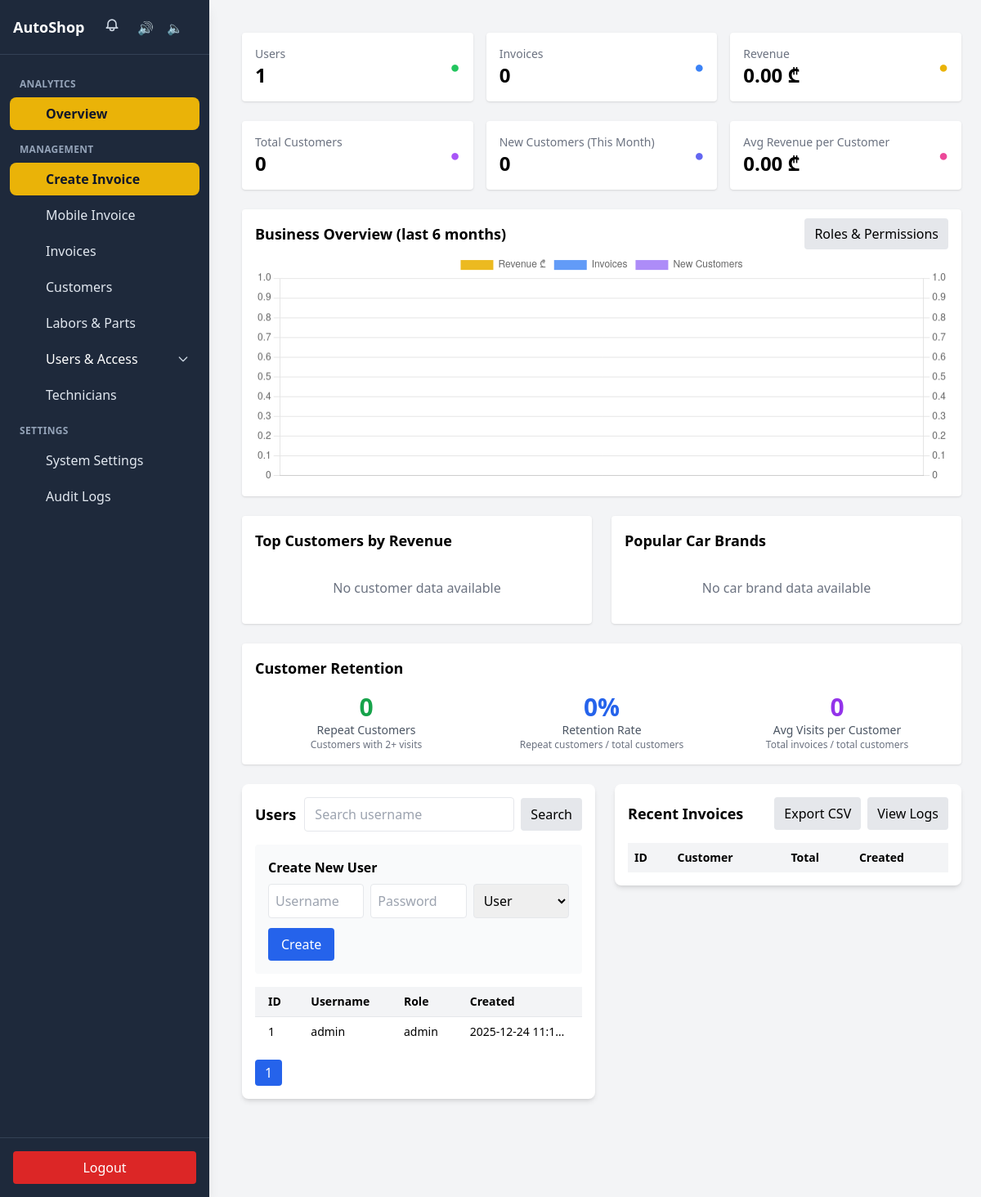
/admin/index.php (signed in), run on the app's committed database.
### tables this page shows
CREATE TABLE users (
    id INT AUTO_INCREMENT PRIMARY KEY,
    username VARCHAR(50) UNIQUE NOT NULL,
    password VARCHAR(255) NOT NULL,
    role ENUM('admin', 'manager', 'user') NOT NULL DEFAULT 'user',
    created_at TIMESTAMP DEFAULT CURRENT_TIMESTAMP
);

### admin/index.php (the view, shortened to what this page needs)
<?php
require '../config.php';
$totalUsers = (int)$pdo->query('SELECT COUNT(*) FROM users')->fetchColumn();
$totalInvoices = (int)$pdo->query('SELECT COUNT(*) FROM invoices')->fetchColumn();
$totalRevenue = (float)$pdo->query('SELECT IFNULL(SUM(grand_total),0) FROM invoices')->fetchColumn();
$totalCustomers = (int)$pdo->query('SELECT COUNT(*) FROM customers')->fetchColumn();
$newCustomersThisMonth = (int)$pdo->query("SELECT COUNT(*) FROM customers WHERE DATE_FORMAT(created_at, '%Y-%m') = DATE_FORMAT(CURDATE(), '%Y-%m')")->fetchColumn();
$avgRevenuePerCustomer = $totalCustomers > 0 ? $totalRevenue / $totalCustomers : 0;
$topCustomers = $pdo->query("
    SELECT c.full_name, c.phone, c.plate_number, c.car_mark,
           COUNT(i.id) as total_invoices,
           IFNULL(SUM(i.grand_total), 0) as total_spent,
           MAX(i.created_at) as last_visit
    FROM customers c
    LEFT JOIN invoices i ON c.id = i.customer_id
    GROUP BY c.id, c.full_name, c.phone, c.plate_number, c.car_mark
    ORDER BY total_spent DESC
    LIMIT 10
")->fetchAll();
$repeatCustomers = (int)$pdo->query("
    SELECT COUNT(*) FROM (
        SELECT customer_id, COUNT(*) as visit_count
        FROM invoices
        WHERE customer_id IS NOT NULL
        GROUP BY customer_id
        HAVING visit_count > 1
    ) as repeat_customers
")->fetchColumn();
$popularCarBrands = $pdo->query("
    SELECT car_mark, COUNT(*) as count
    FROM customers
    WHERE car_mark IS NOT NULL AND car_mark != ''
    GROUP BY car_mark
    ORDER BY count DESC
    LIMIT 10
")->fetchAll();
$chartLabels = [];
$chartInvoices = [];
$chartRevenue = [];
$chartCustomers = [];
$search = trim($_GET['search'] ?? '');
$page = max(1, (int)($_GET['page'] ?? 1));
$perPage = 15;
$offset = ($page - 1) * $perPage;
if ($search !== '') {
    $stmt = $pdo->prepare("SELECT id, username, role, created_at FROM users WHERE username LIKE ? ORDER BY created_at DESC LIMIT ? OFFSET ?");
    $stmt->bindValue(1, "%$search%", PDO::PARAM_STR);
    $stmt->bindValue(2, (int)$perPage, PDO::PARAM_INT);
    $stmt->bindValue(3, (int)$offset, PDO::PARAM_INT);
    $stmt->execute();
    $users = $stmt->fetchAll();
    $countStmt = $pdo->prepare("SELECT COUNT(*) FROM users WHERE username LIKE ?");
    $countStmt->execute(["%$search%"]);
    $totalMatched = (int)$countStmt->fetchColumn();
} else {
    $stmt = $pdo->prepare("SELECT id, username, role, created_at FROM users ORDER BY created_at DESC LIMIT ? OFFSET ?");
    $stmt->bindValue(1, (int)$perPage, PDO::PARAM_INT);
    $stmt->bindValue(2, (int)$offset, PDO::PARAM_INT);
    $stmt->execute();
    $users = $stmt->fetchAll();
    $totalMatched = $totalUsers;
}
$totalPages = (int)ceil($totalMatched / $perPage);
?>
<!DOCTYPE html>
<html lang="en">
<head>
    <script src="https://cdn.tailwindcss.com"></script>
</head>
<body class="bg-gray-100 min-h-screen overflow-auto font-sans antialiased pb-20">
    <?php include __DIR__ . '/../partials/sidebar.php'; ?>
    <div class="min-h-full overflow-auto ml-0 md:ml-64 pt-4 pl-4">
        <div class="h-full overflow-auto p-4 md:p-6">
        <div class="grid grid-cols-1 md:grid-cols-3 gap-4 mb-6">
            <div class="bg-white p-4 rounded shadow flex items-center justify-between">
                <div>
                    <p class="text-sm text-gray-500">Users</p>
                    <p class="text-2xl font-bold"><?php echo number_format($totalUsers); ?></p>
                </div>
                <div class="text-green-500 font-bold text-xl">●</div>
            </div>
            <div class="bg-white p-4 rounded shadow flex items-center justify-between">
                <div>
                    <p class="text-sm text-gray-500">Invoices</p>
                    <p class="text-2xl font-bold"><?php echo number_format($totalInvoices); ?></p>
                </div>
                <div class="text-blue-500 font-bold text-xl">●</div>
            </div>
            <div class="bg-white p-4 rounded shadow flex items-center justify-between">
                <div>
                    <p class="text-sm text-gray-500">Revenue</p>
                    <p class="text-2xl font-bold"><?php echo number_format($totalRevenue, 2); ?> ₾</p>
                </div>
                <div class="text-yellow-500 font-bold text-xl">●</div>
            </div>
        </div>
        <div class="grid grid-cols-1 md:grid-cols-3 gap-4 mb-6">
            <div class="bg-white p-4 rounded shadow flex items-center justify-between">
                <div>
                    <p class="text-sm text-gray-500">Total Customers</p>
                    <p class="text-2xl font-bold"><?php echo number_format($totalCustomers); ?></p>
                </div>
                <div class="text-purple-500 font-bold text-xl">●</div>
            </div>
            <div class="bg-white p-4 rounded shadow flex items-center justify-between">
                <div>
                    <p class="text-sm text-gray-500">New Customers (This Month)</p>
                    <p class="text-2xl font-bold"><?php echo number_format($newCustomersThisMonth); ?></p>
                </div>
                <div class="text-indigo-500 font-bold text-xl">●</div>
            </div>
            <div class="bg-white p-4 rounded shadow flex items-center justify-between">
                <div>
                    <p class="text-sm text-gray-500">Avg Revenue per Customer</p>
                    <p class="text-2xl font-bold"><?php echo number_format($avgRevenuePerCustomer, 2); ?> ₾</p>
                </div>
                <div class="text-pink-500 font-bold text-xl">●</div>
            </div>
        </div>
        <div class="bg-white p-4 rounded shadow mb-6">
            <div class="flex justify-between items-center mb-2">
                <h3 class="text-lg font-bold">Business Overview (last 6 months)</h3>
                <div>
                    <a href="permissions.php" class="px-3 py-2 bg-gray-200 rounded">Roles & Permissions</a>
                </div>
            </div>
            <canvas id="revenueChart" height="100"></canvas>
        </div>
        <script>
            const labels = <?php echo json_encode($chartLabels); ?>;
            const revenueData = <?php echo json_encode($chartRevenue); ?>;
            const invoicesData = <?php echo json_encode($chartInvoices); ?>;
            const customersData = <?php echo json_encode($chartCustomers); ?>;
            const ctx = document.getElementById('revenueChart').getContext('2d');
            new Chart(ctx, {
                type: 'bar',
                data: {
                    labels: labels,
                    datasets: [
                        { label: 'Revenue ₾', data: revenueData, backgroundColor: 'rgba(234,179,8,0.9)', yAxisID: 'y' },
                        { label: 'Invoices', data: invoicesData, backgroundColor: 'rgba(59,130,246,0.8)', yAxisID: 'y' },
                        { label: 'New Customers', data: customersData, backgroundColor: 'rgba(139,92,246,0.7)', yAxisID: 'y1' }
                    ]
                },
                options: {
                    responsive: true,
                    interaction: { mode: 'index', intersect: false },
                    scales: {
                        y: { beginAtZero: true, position: 'left' },
                        y1: { beginAtZero: true, position: 'right', grid: { drawOnChartArea: false } }
                    }
                }
            });
        </script>
        <div class="grid grid-cols-1 md:grid-cols-2 gap-6 mb-6">
            <div class="bg-white p-4 rounded shadow">
                <h3 class="text-lg font-bold mb-4">Top Customers by Revenue</h3>
                <div class="space-y-3">
                    <?php if (empty($topCustomers)): ?>
                        <p class="text-gray-500 text-center py-4">No customer data available</p>
                    <?php endif; ?>
                </div>
            </div>
            <div class="bg-white p-4 rounded shadow">
                <h3 class="text-lg font-bold mb-4">Popular Car Brands</h3>
                <div class="space-y-3">
                    <?php if (empty($popularCarBrands)): ?>
                        <p class="text-gray-500 text-center py-4">No car brand data available</p>
                    <?php endif; ?>
                </div>
            </div>
        </div>
        <div class="bg-white p-4 rounded shadow mb-6">
            <h3 class="text-lg font-bold mb-4">Customer Retention</h3>
            <div class="grid grid-cols-1 md:grid-cols-3 gap-4">
                <div class="text-center">
                    <p class="text-3xl font-bold text-green-600"><?php echo number_format($repeatCustomers); ?></p>
                    <p class="text-sm text-gray-600">Repeat Customers</p>
                    <p class="text-xs text-gray-500">Customers with 2+ visits</p>
                </div>
                <div class="text-center">
                    <p class="text-3xl font-bold text-blue-600"><?php echo $totalCustomers > 0 ? round(($repeatCustomers / $totalCustomers) * 100, 1) : 0; ?>%</p>
                    <p class="text-sm text-gray-600">Retention Rate</p>
                    <p class="text-xs text-gray-500">Repeat customers / total customers</p>
                </div>
                <div class="text-center">
                    <p class="text-3xl font-bold text-purple-600"><?php echo $totalCustomers > 0 ? round($totalInvoices / $totalCustomers, 1) : 0; ?></p>
                    <p class="text-sm text-gray-600">Avg Visits per Customer</p>
                    <p class="text-xs text-gray-500">Total invoices / total customers</p>
                </div>
            </div>
        </div>
        <div class="flex flex-col md:flex-row gap-6">
            <div class="md:w-1/2">
                <div class="bg-white p-4 rounded-lg shadow-md mb-4">
                    <div class="flex justify-between items-center mb-4">
                        <h3 class="text-lg font-bold">Users</h3>
                        <form method="get" class="flex items-center gap-2">
                            <input type="text" name="search" value="<?php echo htmlspecialchars($search); ?>" placeholder="Search username" class="px-3 py-2 border rounded">
                            <button type="submit" class="px-3 py-2 bg-gray-200 rounded">Search</button>
                        </form>
                    </div>
                    <form method="post" class="bg-gray-50 p-4 rounded mb-4">
                        <h4 class="font-semibold mb-2">Create New User</h4>
                        <div class="grid grid-cols-3 gap-2">
                            <input type="text" name="username" placeholder="Username" class="px-2 py-2 border rounded" required>
                            <input type="password" name="password" placeholder="Password" class="px-2 py-2 border rounded" required>
                            <select name="role" class="px-2 py-2 border rounded" required>
                                <option value="user">User</option>
                            </select>
                        </div>
                        <button type="submit" name="create_user" class="mt-3 bg-blue-600 text-white px-4 py-2 rounded hover:bg-blue-500">Create</button>
                    </form>
                    <div class="overflow-x-auto">
                        <table class="w-full text-xs sm:text-sm min-w-[400px]">
                            <thead class="bg-gray-100">
                                <tr>
                                    <th class="text-left px-2 md:px-4 py-2">ID</th>
                                    <th class="text-left px-2 md:px-4 py-2">Username</th>
                                    <th class="text-left px-2 md:px-4 py-2">Role</th>
                                    <th class="text-left px-2 md:px-4 py-2">Created</th>
                                </tr>
                            </thead>
                            <tbody>
                                <?php foreach ($users as $user): ?>
                                <tr class="border-t hover:bg-gray-50">
                                    <td class="px-2 md:px-4 py-2"><?php echo $user['id']; ?></td>
                                    <td class="px-2 md:px-4 py-2 truncate max-w-[120px]"><?php echo htmlspecialchars($user['username']); ?></td>
                                    <td class="px-2 md:px-4 py-2"><?php echo $user['role']; ?></td>
                                    <td class="px-2 md:px-4 py-2 truncate max-w-[140px]"><?php echo $user['created_at']; ?></td>
                                </tr>
                                <?php endforeach; ?>
                            </tbody>
                        </table>
                    </div>
                    <div class="mt-4 flex gap-2">
                        <?php for ($i = 1; $i <= $totalPages; $i++): ?>
                        <a href="?search=<?php echo urlencode($search); ?>&page=<?php echo $i; ?>" class="px-3 py-1 rounded <?php echo $i === $page ? 'bg-blue-600 text-white' : 'bg-gray-100'; ?>"><?php echo $i; ?></a>
                        <?php endfor; ?>
                    </div>
                </div>
            </div>
            <div class="md:w-1/2">
                <div class="bg-white p-4 rounded-lg shadow-md mb-4">
                    <div class="flex justify-between items-center mb-4">
                        <h3 class="text-lg font-bold">Recent Invoices</h3>
                        <div class="flex items-center gap-2">
                            <a href="export_invoices.php" class="px-3 py-2 bg-gray-200 rounded">Export CSV</a>
                            <a href="logs.php" class="px-3 py-2 bg-gray-200 rounded">View Logs</a>
                        </div>
                    </div>
                    <div class="overflow-x-auto">
                        <table class="w-full text-sm">
                            <thead class="bg-gray-100">
                                <tr>
                                    <th class="text-left px-2 py-2">ID</th>
                                    <th class="text-left px-2 py-2">Customer</th>
                                    <th class="text-left px-2 py-2">Total</th>
                                    <th class="text-left px-2 py-2">Created</th>
                                </tr>
                            </thead>
                        </table>
                    </div>
                </div>
            </div>
        </div>
        </div>
    </div>
</body>
</html>

### data on the page
users: id "1", username "admin", role "admin", created_at "2025-12-24 11:1…"

### other printed values
$section['label'] "ANALYTICS"
$item['label'] "Overview"
$section['label'] "MANAGEMENT"
$item['label'] "Create Invoice"
$item['label'] "Mobile Invoice"
$item['label'] "Invoices"
$item['label'] "Customers"
$item['label'] "Labors & Parts"
$item['label'] "Users & Access"
$item['label'] "Technicians"
$section['label'] "SETTINGS"
$item['label'] "System Settings"
$item['label'] "Audit Logs"
$totalUsers "1"
$totalInvoices "0"
